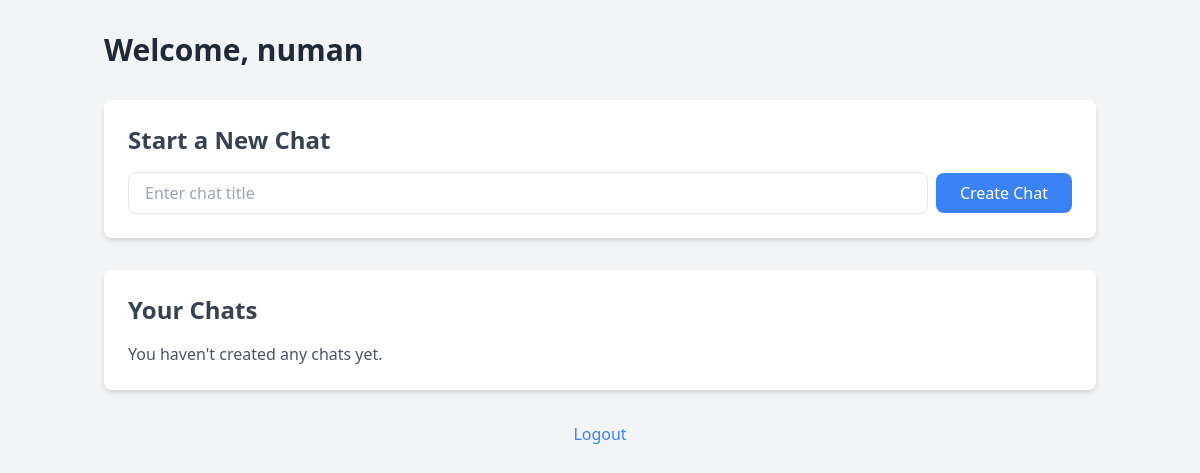
The page /home (signed in) on the database as committed earlier.
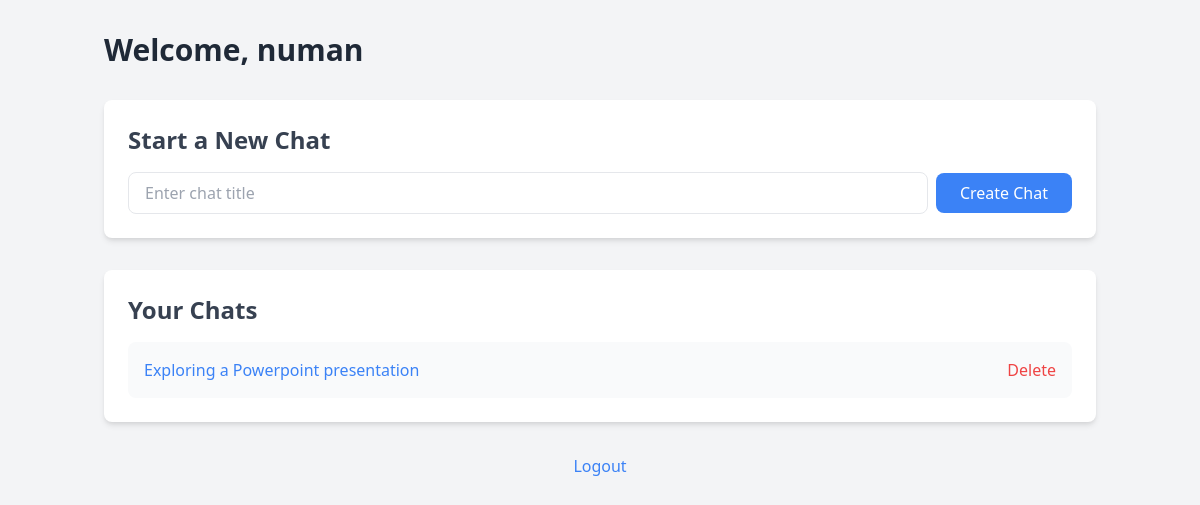
The same page on the database as committed later.
### models.py (models this page shows)
class User(UserMixin, db.Model):
    id = db.Column(db.Integer, primary_key=True)
    username = db.Column(db.String(150), nullable=False, unique=True)
    email = db.Column(db.String(150), nullable=False, unique=True)
    password = db.Column(db.String(150), nullable=False)
    chats = db.relationship('Chat', backref='user', lazy=True)

class Chat(db.Model):
    id = db.Column(db.Integer, primary_key=True)
    title = db.Column(db.String(150), nullable=False)
    user_id = db.Column(db.Integer, db.ForeignKey('user.id'), nullable=False)
    messages = db.relationship('Message', backref='chat', lazy=True, cascade="all, delete-orphan")

### app.py (the view)
@app.route("/home")
@login_required
def home():
    chats = Chat.query.filter_by(user_id=current_user.id).all()
    return render_template('home.html', chats=chats)

### app.py (called while the page is built)
@login_manager.user_loader
def load_user(user_id):
    return User.query.get(int(user_id))

### templates/home.html (shortened to what this page needs)
<!DOCTYPE html>
<html lang="en">
<head>
    <link href="https://cdn.jsdelivr.net/npm/tailwindcss@2.2.19/dist/tailwind.min.css" rel="stylesheet">
</head>
<body class="bg-gray-100 min-h-screen">
    <div class="container mx-auto px-4 py-8">
        <header class="mb-8">
            <h1 class="text-3xl font-bold text-gray-800">Welcome, {{ current_user.username }}</h1>
        </header>
        <main>
            <section class="bg-white rounded-lg shadow-md p-6 mb-8">
                <h2 class="text-2xl font-semibold text-gray-700 mb-4">Start a New Chat</h2>
                <form action="{{ url_for('new_chat') }}" method="post" class="flex items-center">
                    <input type="text" name="title" placeholder="Enter chat title" required
                           class="flex-grow mr-2 px-4 py-2 border rounded-lg focus:outline-none focus:ring-2 focus:ring-blue-500">
                    <button type="submit" class="bg-blue-500 text-white px-6 py-2 rounded-lg hover:bg-blue-600 focus:outline-none focus:ring-2 focus:ring-blue-500">
                        Create Chat
                    </button>
                </form>
            </section>
            <section class="bg-white rounded-lg shadow-md p-6">
                <h2 class="text-2xl font-semibold text-gray-700 mb-4">Your Chats</h2>
                {% if chats %}
                    <ul class="space-y-4">
                        {% for chat in chats %}
                            <li class="flex items-center justify-between bg-gray-50 p-4 rounded-lg">
                                <a href="{{ url_for('chat', chat_id=chat.id) }}" class="text-blue-500 hover:underline">{{ chat.title }}</a>
                                <form action="{{ url_for('delete_chat', chat_id=chat.id) }}" method="post" onsubmit="return confirm('Are you sure you want to delete this chat?');">
                                    <button type="submit" class="text-red-500 hover:text-red-700">Delete</button>
                                </form>
                            </li>
                        {% endfor %}
                    </ul>
                {% else %}
                    <p class="text-gray-600">You haven't created any chats yet.</p>
                {% endif %}
            </section>
        </main>
        <footer class="mt-8 text-center">
            <a href="{{ url_for('logout') }}" class="text-blue-500 hover:underline">Logout</a>
        </footer>
    </div>
</body>
</html>

Rows that differ between the two databases and show on the page:
added Chat: title "Exploring a Powerpoint presentation"
Other text that changed with them:
text no longer shown: "You haven't created any chats yet."
